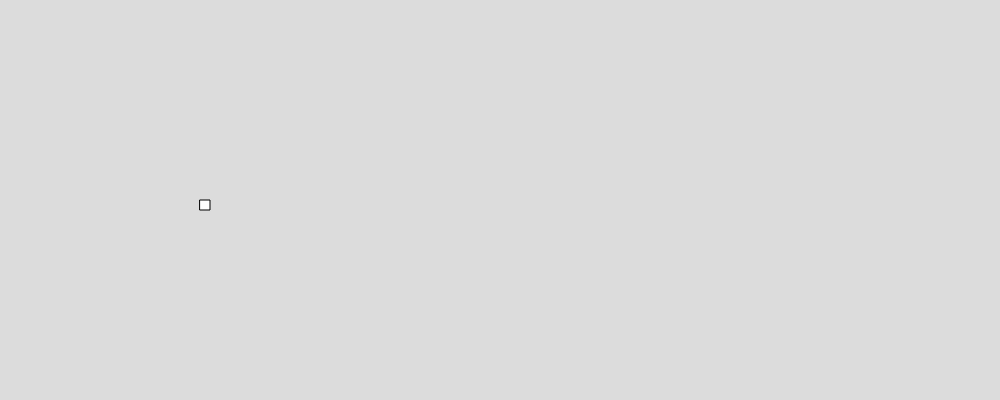
Frame 1 (no input)
Frame 60 (no input): identical to frame 1, image omitted
Frame 120 (the mouse pressed at the canvas centre since frame 60): identical to frame 1, image omitted

The p5.js sketch that drew this single still picture (run headless with seeded random() and noise() and a simulated clock; from frame 60 on, the mouse is pressed at the canvas centre):

// p5.js sketch
// ── sketch.js
//declaración de las variables
var x;
var y;




function setup() {
  createCanvas(1000, 400);
  x=200;
  y=200;
  //todo lo que se lee una sola vez 
}



function draw() {
  background(220);
 rect(x,y,10,10);
 moveleft();
  //funciones de bucle
}


function moveleft(){

  }
